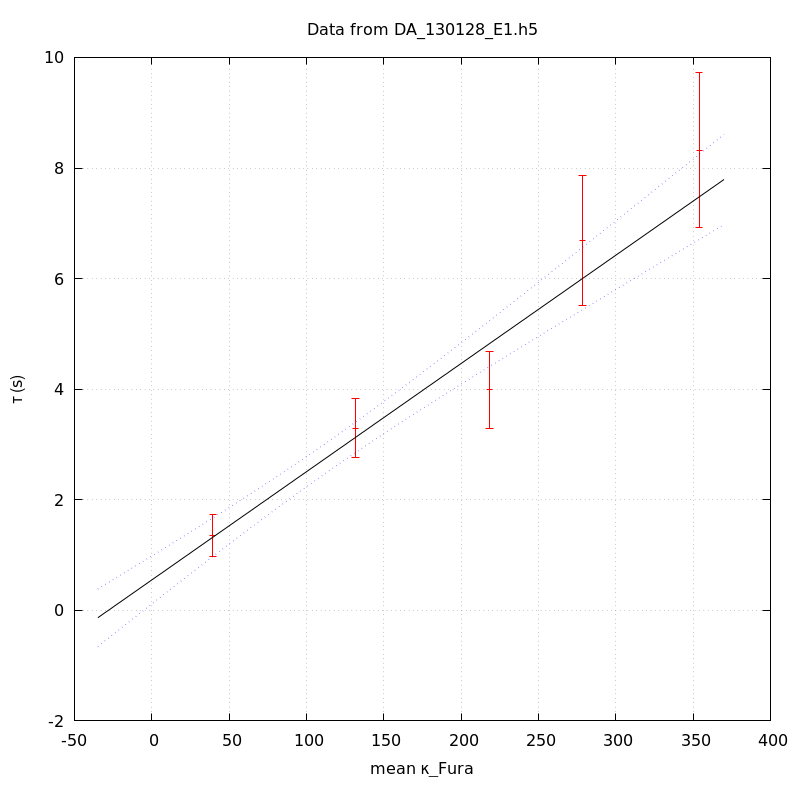

gnuplot code for this plot:
unset key
set grid
set ylabel 'τ (s)'
set xlabel 'mean κ_Fura' noenhanced
set title 'Data from DA_130128_E1.h5' noenhanced
set xrange [-1000<*:*]
plot 'DA_130128_E1_aba_tau_vs_mean_kappa' index 0 using 1:2:(1.96*$3) linecolor rgb 'red' with yerrorbars,\
'' index 1 using 1:2 with lines linecolor rgb 'black',\
'' index 1 using 1:3 with lines linecolor rgb 'blue' lt 'dotted',\
'' index 1 using 1:4 with lines linecolor rgb 'blue' lt 'dotted'
